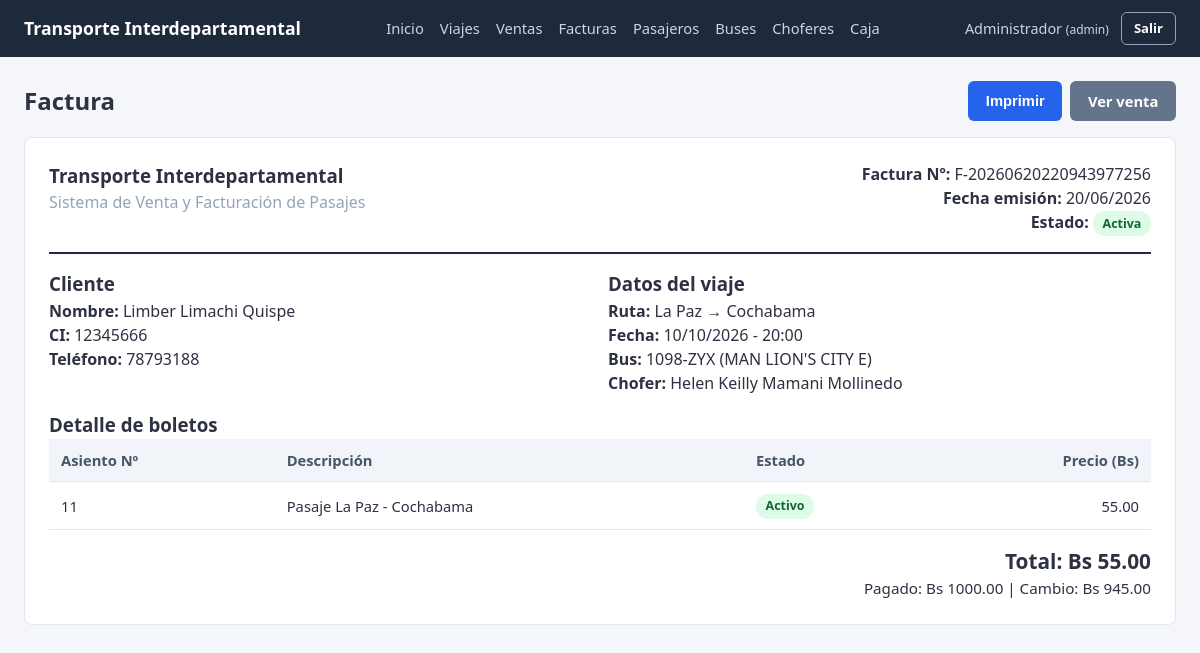
Before: /facturas/2 (signed in) with the older database file.
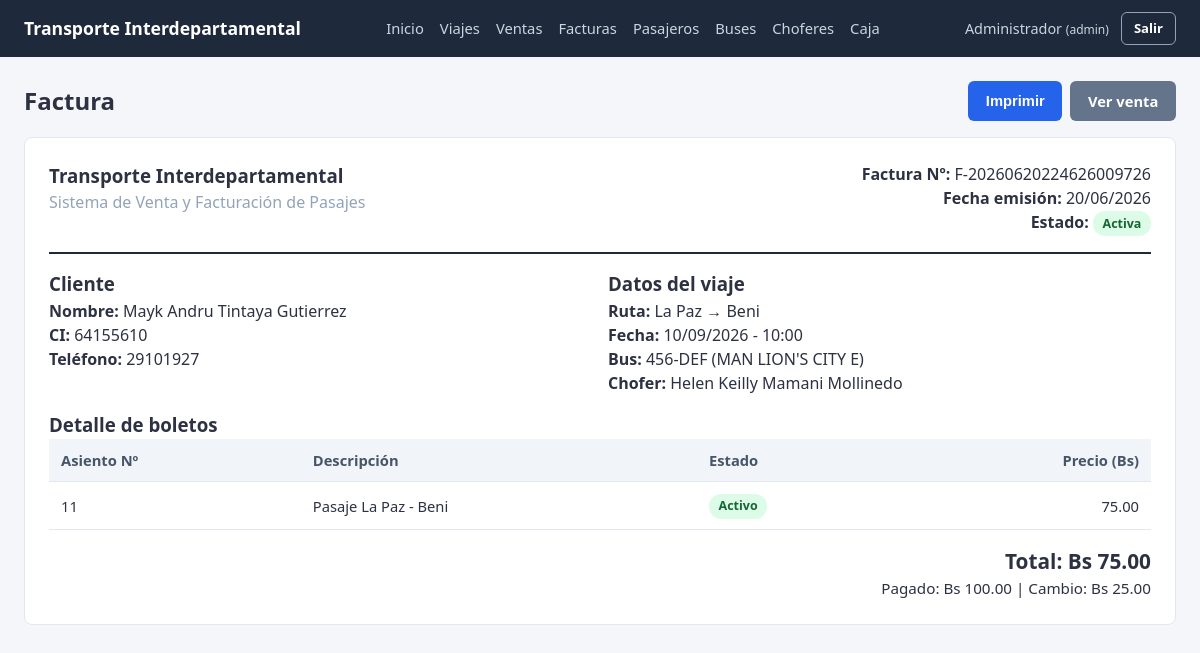
After: the same page with the newer database file.
### app/models/factura.py (models this page shows, shortened)
class Factura(db.Model):
    __tablename__ = "factura"
    id_factura = db.Column(db.Integer, primary_key=True, autoincrement=True)
    nro_factura = db.Column(db.String(30), nullable=False, unique=True)
    fecha_emision = db.Column(db.Date, nullable=False, default=date.today)
    total = db.Column(db.Numeric(10, 2), nullable=False)
    id_venta = db.Column(db.Integer, db.ForeignKey("venta.id_venta"), nullable=False, unique=True)

### app/models/pasajero.py (models this page shows, shortened)
class Pasajero(db.Model):
    __tablename__ = "pasajero"
    id_pasajero = db.Column(db.Integer, primary_key=True, autoincrement=True)
    ci = db.Column(db.String(20), nullable=False, unique=True)
    nombres = db.Column(db.String(100), nullable=False)
    apellidos = db.Column(db.String(100), nullable=False)
    telefono = db.Column(db.String(20))
    ventas = db.relationship("Venta", backref="pasajero")
    @property
    def nombre_completo(self):
        return f"{self.nombres} {self.apellidos}"

### app/models/viaje.py (models this page shows, shortened)
class Viaje(db.Model):
    __tablename__ = "viaje"
    id_viaje = db.Column(db.Integer, primary_key=True, autoincrement=True)
    origen = db.Column(db.String(100), nullable=False)
    destino = db.Column(db.String(100), nullable=False)
    fecha_viaje = db.Column(db.Date, nullable=False)
    hora_salida = db.Column(db.Time, nullable=False)
    precio = db.Column(db.Numeric(10, 2), nullable=False, default=0)
    id_bus = db.Column(db.Integer, db.ForeignKey("bus.id_bus"), nullable=False)
    id_chofer = db.Column(db.Integer, db.ForeignKey("chofer.id_chofer"), nullable=False)
    estado = db.Column(db.String(20), nullable=False, default="programado")  # programado | finalizado | cancelado
    viaje_asientos = db.relationship("ViajeAsiento", backref="viaje", cascade="all, delete-orphan")
    ventas = db.relationship("Venta", backref="viaje")

### app/models/bus.py (models this page shows, shortened)
class Bus(db.Model):
    __tablename__ = "bus"
    id_bus = db.Column(db.Integer, primary_key=True, autoincrement=True)
    placa = db.Column(db.String(20), nullable=False, unique=True)
    modelo = db.Column(db.String(50), nullable=False)
    capacidad = db.Column(db.Integer, nullable=False)
    activo = db.Column(db.Boolean, nullable=False, default=True)
    asientos = db.relationship("Asiento", backref="bus", cascade="all, delete-orphan")
    viajes = db.relationship("Viaje", backref="bus")

### app/models/venta_detalle.py (models this page shows, shortened)
class VentaDetalle(db.Model):
    __tablename__ = "venta_detalle"
    id_venta_detalle = db.Column(db.Integer, primary_key=True, autoincrement=True)
    id_venta = db.Column(db.Integer, db.ForeignKey("venta.id_venta"), nullable=False)
    id_viaje_asiento = db.Column(db.Integer, db.ForeignKey("viaje_asiento.id_viaje_asiento"), nullable=False, unique=True)
    precio = db.Column(db.Numeric(10, 2), nullable=False)
    estado = db.Column(db.String(20), nullable=False, default="activo")  # activo | rebajado (anulado individualmente)

### app/models/venta.py (models this page shows, shortened)
class Venta(db.Model):
    __tablename__ = "venta"
    id_venta = db.Column(db.Integer, primary_key=True, autoincrement=True)
    fecha_venta = db.Column(db.DateTime, nullable=False, default=datetime.now)
    id_pasajero = db.Column(db.Integer, db.ForeignKey("pasajero.id_pasajero"), nullable=False)
    id_viaje = db.Column(db.Integer, db.ForeignKey("viaje.id_viaje"), nullable=False)
    id_usuario = db.Column(db.Integer, db.ForeignKey("usuario.id_usuario"), nullable=False)
    monto = db.Column(db.Numeric(10, 2), nullable=False, default=0)       # total a pagar (suma de detalles activos)
    monto_pagado = db.Column(db.Numeric(10, 2), nullable=False, default=0)  # con cuánto pagó el cliente
    cambio = db.Column(db.Numeric(10, 2), nullable=False, default=0)       # vuelto entregado
    estado = db.Column(db.String(20), nullable=False, default="activa")  # activa | rebajada | anulada
    detalles = db.relationship("VentaDetalle", backref="venta", cascade="all, delete-orphan")
    factura = db.relationship("Factura", backref="venta", uselist=False, cascade="all, delete-orphan")
    usuario = db.relationship("Usuario")

### app/models/viaje_asiento.py (models this page shows, shortened)
class ViajeAsiento(db.Model):
    __tablename__ = "viaje_asiento"
    id_viaje_asiento = db.Column(db.Integer, primary_key=True, autoincrement=True)
    id_viaje = db.Column(db.Integer, db.ForeignKey("viaje.id_viaje"), nullable=False)
    id_asiento = db.Column(db.Integer, db.ForeignKey("asiento.id_asiento"), nullable=False)
    numero = db.Column(db.Integer, nullable=False)  # copia del número de asiento para consulta rápida
    ocupado = db.Column(db.Boolean, nullable=False, default=False)
    asiento = db.relationship("Asiento")
    detalle_venta = db.relationship("VentaDetalle", backref="viaje_asiento", uselist=False)
    __table_args__ = (db.UniqueConstraint("id_viaje", "id_asiento", name="uq_viajeasiento"),)

### app/routes/facturas.py (the view)
@facturas_bp.route("/<int:id_factura>")
@login_required
def detalle(id_factura):
    factura = factura_service.obtener_factura(id_factura)
    return render_template("facturas/detalle.html", factura=factura, venta=factura.venta)

### app/models/chofer.py (called while the page is built)
    @property
    def nombre_completo(self):
        return f"{self.nombres} {self.apellidos}"

### app/services/factura_service.py (called while the page is built)
def obtener_factura(id_factura):
    return Factura.query.get_or_404(id_factura)

### app/utils/auth.py (called while the page is built)
def login_required(view_func):
    @wraps(view_func)
    def wrapper(*args, **kwargs):
        if "id_usuario" not in session:
            flash("Debes iniciar sesión para continuar.", "warning")
            return redirect(url_for("auth.login"))
        return view_func(*args, **kwargs)
    return wrapper

### templates/facturas/detalle.html (shortened to what this page needs)
{% extends "base.html" %}
{% block content %}
<div class="mb-2" style="display:flex; justify-content:space-between; align-items:center;">
    <h2>Factura</h2>
    <div class="btn-group no-print">
        <button onclick="window.print()" class="btn btn-primary">Imprimir</button>
        <a href="{{ url_for('ventas.detalle', id_venta=venta.id_venta) }}" class="btn btn-secondary">Ver venta</a>
    </div>
</div>
<div class="invoice-box">
    <div class="invoice-header">
        <div>
            <h3>Transporte Interdepartamental</h3>
            <p class="text-muted">Sistema de Venta y Facturación de Pasajes</p>
        </div>
        <div class="text-right">
            <p><strong>Factura Nº:</strong> {{ factura.nro_factura }}</p>
            <p><strong>Fecha emisión:</strong> {{ factura.fecha_emision.strftime("%d/%m/%Y") }}</p>
            <p>
                <strong>Estado:</strong>
                {% if venta.estado == "activa" %}
                <span class="badge badge-success">Activa</span>
                {% elif venta.estado == "rebajada" %}
                <span class="badge badge-warning">Rebajada</span>
                {% else %}
                <span class="badge badge-danger">Anulada</span>
                {% endif %}
            </p>
        </div>
    </div>
    <div class="grid grid-2 mb-2">
        <div>
            <h3>Cliente</h3>
            <p><strong>Nombre:</strong> {{ venta.pasajero.nombre_completo }}</p>
            <p><strong>CI:</strong> {{ venta.pasajero.ci }}</p>
            <p><strong>Teléfono:</strong> {{ venta.pasajero.telefono or "-" }}</p>
        </div>
        <div>
            <h3>Datos del viaje</h3>
            <p><strong>Ruta:</strong> {{ venta.viaje.origen }} → {{ venta.viaje.destino }}</p>
            <p><strong>Fecha:</strong> {{ venta.viaje.fecha_viaje.strftime("%d/%m/%Y") }} - {{ venta.viaje.hora_salida.strftime("%H:%M") }}</p>
            <p><strong>Bus:</strong> {{ venta.viaje.bus.placa }} ({{ venta.viaje.bus.modelo }})</p>
            <p><strong>Chofer:</strong> {{ venta.viaje.chofer.nombre_completo }}</p>
        </div>
    </div>
    <h3>Detalle de boletos</h3>
    <table>
        <thead>
            <tr>
                <th>Asiento Nº</th>
                <th>Descripción</th>
                <th>Estado</th>
                <th class="text-right">Precio (Bs)</th>
            </tr>
        </thead>
        <tbody>
            {% for d in venta.detalles %}
            <tr>
                <td>{{ d.viaje_asiento.numero }}</td>
                <td>Pasaje {{ venta.viaje.origen }} - {{ venta.viaje.destino }}</td>
                <td>
                    {% if d.estado == "activo" %}
                    <span class="badge badge-success">Activo</span>
                    {% else %}
                    <span class="badge badge-gray">Rebajado</span>
                    {% endif %}
                </td>
                <td class="text-right">{{ "%.2f"|format(d.precio) }}</td>
            </tr>
            {% endfor %}
        </tbody>
    </table>
    <div class="invoice-total">
        <p>Total: Bs {{ "%.2f"|format(factura.total) }}</p>
        <p style="font-size:0.95rem; font-weight:normal;">Pagado: Bs {{ "%.2f"|format(venta.monto_pagado) }} | Cambio: Bs {{ "%.2f"|format(venta.cambio) }}</p>
    </div>
</div>
{% endblock %}

Changed rows visible on the page:
changed Factura: nro_factura "F-20260620220943977256" → "F-20260620224626009726"; total "55.00" → "75.00"
changed Pasajero: pasajero.nombre_completo "Limber Limachi Quispe" → "Mayk Andru Tintaya Gutierrez"; pasajero.ci "12345666" → "64155610"; pasajero "78793188" → "29101927"
changed Viaje "La Paz": viaje.destino "Cochabama" → "Beni"; viaje.fecha_viaje "10/10/2026" → "10/09/2026"; viaje.hora_salida "20:00" → "10:00"
changed Bus "MAN LION'S CITY E": viaje.bus.placa "1098-ZYX" → "456-DEF"
changed VentaDetalle: precio "55.00" → "75.00"
changed Venta: monto_pagado "1000.00" → "100.00"; cambio "945.00" → "25.00"
